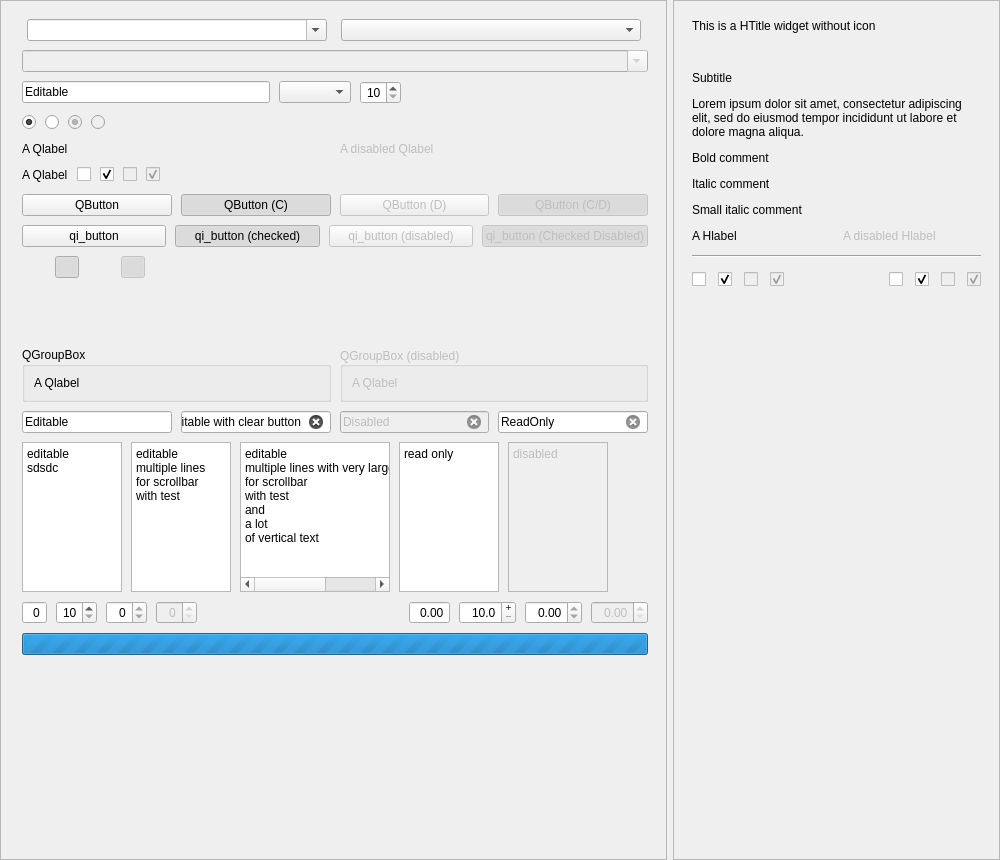
<?xml version="1.0" encoding="UTF-8"?>
<ui version="4.0">
 <class>MainWindow</class>
 <widget class="QMainWindow" name="MainWindow">
  <property name="geometry">
   <rect>
    <x>0</x>
    <y>0</y>
    <width>1000</width>
    <height>860</height>
   </rect>
  </property>
  <property name="windowTitle">
   <string>MainWindow</string>
  </property>
  <widget class="QWidget" name="centralwidget">
   <layout class="QHBoxLayout" name="horizontalLayout">
    <property name="leftMargin">
     <number>0</number>
    </property>
    <property name="topMargin">
     <number>0</number>
    </property>
    <property name="rightMargin">
     <number>0</number>
    </property>
    <property name="bottomMargin">
     <number>0</number>
    </property>
    <item>
     <widget class="QFrame" name="q_frame">
      <property name="frameShape">
       <enum>QFrame::Shape::StyledPanel</enum>
      </property>
      <property name="frameShadow">
       <enum>QFrame::Shadow::Raised</enum>
      </property>
      <layout class="QHBoxLayout" name="q_widgets_main_layout">
       <property name="spacing">
        <number>9</number>
       </property>
       <property name="leftMargin">
        <number>12</number>
       </property>
       <property name="topMargin">
        <number>18</number>
       </property>
       <property name="rightMargin">
        <number>18</number>
       </property>
       <property name="bottomMargin">
        <number>18</number>
       </property>
       <item>
        <widget class="Line" name="q_line">
         <property name="orientation">
          <enum>Qt::Orientation::Horizontal</enum>
         </property>
        </widget>
       </item>
       <item>
        <layout class="QVBoxLayout" name="q_widgets_sub_layout">
         <item>
          <layout class="QVBoxLayout" name="q_combobox_layout">
           <item>
            <layout class="QHBoxLayout" name="horizontalLayout_20">
             <item>
              <widget class="QComboBox" name="q_combobox_read_only">
               <property name="maximumSize">
                <size>
                 <width>300</width>
                 <height>16777215</height>
                </size>
               </property>
               <property name="editable">
                <bool>true</bool>
               </property>
              </widget>
             </item>
             <item>
              <widget class="QComboBox" name="q_combobox_rw">
               <property name="maximumSize">
                <size>
                 <width>300</width>
                 <height>16777215</height>
                </size>
               </property>
              </widget>
             </item>
            </layout>
           </item>
           <item>
            <widget class="QComboBox" name="q_combobox_disabled">
             <property name="enabled">
              <bool>false</bool>
             </property>
             <property name="editable">
              <bool>true</bool>
             </property>
            </widget>
           </item>
           <item>
            <layout class="QHBoxLayout" name="horizontalLayout_23">
             <item>
              <widget class="QLineEdit" name="q_lineedit_editable_3">
               <property name="text">
                <string>Editable</string>
               </property>
               <property name="clearButtonEnabled">
                <bool>false</bool>
               </property>
              </widget>
             </item>
             <item>
              <widget class="QComboBox" name="q_combobox_read_only_3">
               <property name="sizePolicy">
                <sizepolicy hsizetype="Fixed" vsizetype="Fixed">
                 <horstretch>0</horstretch>
                 <verstretch>0</verstretch>
                </sizepolicy>
               </property>
               <property name="maximumSize">
                <size>
                 <width>300</width>
                 <height>16777215</height>
                </size>
               </property>
              </widget>
             </item>
             <item>
              <widget class="QSpinBox" name="q_spinbox_rw_3">
               <property name="alignment">
                <set>Qt::AlignmentFlag::AlignRight|Qt::AlignmentFlag::AlignTrailing|Qt::AlignmentFlag::AlignVCenter</set>
               </property>
               <property name="minimum">
                <number>10</number>
               </property>
              </widget>
             </item>
             <item>
              <spacer name="horizontalSpacer_11">
               <property name="orientation">
                <enum>Qt::Orientation::Horizontal</enum>
               </property>
               <property name="sizeHint" stdset="0">
                <size>
                 <width>40</width>
                 <height>20</height>
                </size>
               </property>
              </spacer>
             </item>
            </layout>
           </item>
          </layout>
         </item>
         <item>
          <layout class="QHBoxLayout" name="horizontalLayout_3">
           <item>
            <widget class="QRadioButton" name="q_radiobutton_1">
             <property name="text">
              <string/>
             </property>
             <property name="checked">
              <bool>true</bool>
             </property>
             <attribute name="buttonGroup">
              <string notr="true">buttonGroup_3</string>
             </attribute>
            </widget>
           </item>
           <item>
            <widget class="QRadioButton" name="q_radiobutton_2">
             <property name="text">
              <string/>
             </property>
             <attribute name="buttonGroup">
              <string notr="true">buttonGroup_3</string>
             </attribute>
            </widget>
           </item>
           <item>
            <widget class="QRadioButton" name="q_radiobutton_disabled_1">
             <property name="enabled">
              <bool>false</bool>
             </property>
             <property name="text">
              <string/>
             </property>
             <property name="checked">
              <bool>true</bool>
             </property>
             <attribute name="buttonGroup">
              <string notr="true">buttonGroup_4</string>
             </attribute>
            </widget>
           </item>
           <item>
            <widget class="QRadioButton" name="q_radiobutton_disabled_2">
             <property name="enabled">
              <bool>false</bool>
             </property>
             <property name="text">
              <string/>
             </property>
             <attribute name="buttonGroup">
              <string notr="true">buttonGroup_4</string>
             </attribute>
            </widget>
           </item>
           <item>
            <spacer name="horizontalSpacer_2">
             <property name="orientation">
              <enum>Qt::Orientation::Horizontal</enum>
             </property>
             <property name="sizeHint" stdset="0">
              <size>
               <width>40</width>
               <height>20</height>
              </size>
             </property>
            </spacer>
           </item>
          </layout>
         </item>
         <item>
          <layout class="QHBoxLayout" name="horizontalLayout_7">
           <item>
            <widget class="QLabel" name="q_label">
             <property name="text">
              <string>A Qlabel</string>
             </property>
            </widget>
           </item>
           <item>
            <widget class="QLabel" name="q_label_disabled">
             <property name="enabled">
              <bool>false</bool>
             </property>
             <property name="text">
              <string>A disabled Qlabel</string>
             </property>
            </widget>
           </item>
          </layout>
         </item>
         <item>
          <layout class="QHBoxLayout" name="horizontalLayout_5">
           <item>
            <widget class="QLabel" name="q_label_checkbox">
             <property name="text">
              <string>A Qlabel</string>
             </property>
            </widget>
           </item>
           <item>
            <widget class="QCheckBox" name="q_checkbox">
             <property name="text">
              <string/>
             </property>
            </widget>
           </item>
           <item>
            <widget class="QCheckBox" name="q_checkbox_clicked">
             <property name="text">
              <string/>
             </property>
             <property name="checked">
              <bool>true</bool>
             </property>
            </widget>
           </item>
           <item>
            <widget class="QCheckBox" name="q_checkbox_disabled">
             <property name="enabled">
              <bool>false</bool>
             </property>
             <property name="text">
              <string/>
             </property>
            </widget>
           </item>
           <item>
            <widget class="QCheckBox" name="q_checkbox_disabled_clicked">
             <property name="enabled">
              <bool>false</bool>
             </property>
             <property name="text">
              <string/>
             </property>
             <property name="checked">
              <bool>true</bool>
             </property>
            </widget>
           </item>
           <item>
            <spacer name="horizontalSpacer_4">
             <property name="orientation">
              <enum>Qt::Orientation::Horizontal</enum>
             </property>
             <property name="sizeHint" stdset="0">
              <size>
               <width>40</width>
               <height>20</height>
              </size>
             </property>
            </spacer>
           </item>
          </layout>
         </item>
         <item>
          <layout class="QHBoxLayout" name="horizontalLayout_9">
           <item>
            <widget class="QPushButton" name="q_text_button">
             <property name="text">
              <string>QButton</string>
             </property>
            </widget>
           </item>
           <item>
            <widget class="QPushButton" name="q_text_button_checked">
             <property name="text">
              <string>QButton (C)</string>
             </property>
             <property name="checkable">
              <bool>true</bool>
             </property>
             <property name="checked">
              <bool>true</bool>
             </property>
            </widget>
           </item>
           <item>
            <widget class="QPushButton" name="q_text_button_disabled">
             <property name="enabled">
              <bool>false</bool>
             </property>
             <property name="text">
              <string>QButton (D)</string>
             </property>
            </widget>
           </item>
           <item>
            <widget class="QPushButton" name="q_text_button_checked_disabled">
             <property name="enabled">
              <bool>false</bool>
             </property>
             <property name="text">
              <string>QButton (C/D)</string>
             </property>
             <property name="checkable">
              <bool>true</bool>
             </property>
             <property name="checked">
              <bool>true</bool>
             </property>
            </widget>
           </item>
          </layout>
         </item>
         <item>
          <layout class="QHBoxLayout" name="horizontalLayout_19">
           <item>
            <widget class="QPushButton" name="q_text_icon_button">
             <property name="text">
              <string>qi_button</string>
             </property>
             <property name="icon">
              <iconset>
               <normaloff>../../../hwidgets/icons/gpu.png</normaloff>../../../hwidgets/icons/gpu.png</iconset>
             </property>
            </widget>
           </item>
           <item>
            <widget class="QPushButton" name="q_text_icon_button_checked">
             <property name="text">
              <string>qi_button (checked)</string>
             </property>
             <property name="icon">
              <iconset>
               <normaloff>../../../hwidgets/icons/gpu.png</normaloff>../../../hwidgets/icons/gpu.png</iconset>
             </property>
             <property name="checkable">
              <bool>true</bool>
             </property>
             <property name="checked">
              <bool>true</bool>
             </property>
             <property name="flat">
              <bool>false</bool>
             </property>
            </widget>
           </item>
           <item>
            <widget class="QPushButton" name="q_text_icon_button_disabled">
             <property name="enabled">
              <bool>false</bool>
             </property>
             <property name="text">
              <string>qi_button (disabled)</string>
             </property>
             <property name="icon">
              <iconset>
               <normaloff>../../../hwidgets/icons/gpu.png</normaloff>../../../hwidgets/icons/gpu.png</iconset>
             </property>
            </widget>
           </item>
           <item>
            <widget class="QPushButton" name="q_text_icon_button_disabled_checked">
             <property name="enabled">
              <bool>false</bool>
             </property>
             <property name="text">
              <string>qi_button (Checked Disabled)</string>
             </property>
             <property name="icon">
              <iconset>
               <normaloff>../../../hwidgets/icons/gpu.png</normaloff>../../../hwidgets/icons/gpu.png</iconset>
             </property>
             <property name="checkable">
              <bool>true</bool>
             </property>
             <property name="checked">
              <bool>true</bool>
             </property>
            </widget>
           </item>
          </layout>
         </item>
         <item>
          <layout class="QHBoxLayout" name="q_button_layout">
           <item>
            <widget class="QPushButton" name="q_button">
             <property name="sizePolicy">
              <sizepolicy hsizetype="Fixed" vsizetype="Fixed">
               <horstretch>0</horstretch>
               <verstretch>0</verstretch>
              </sizepolicy>
             </property>
             <property name="maximumSize">
              <size>
               <width>24</width>
               <height>24</height>
              </size>
             </property>
             <property name="text">
              <string/>
             </property>
             <property name="icon">
              <iconset>
               <normaloff>../../../hwidgets/icons/settings_FILL0_wght400_GRAD0_opsz24.png</normaloff>../../../hwidgets/icons/settings_FILL0_wght400_GRAD0_opsz24.png</iconset>
             </property>
             <property name="iconSize">
              <size>
               <width>24</width>
               <height>24</height>
              </size>
             </property>
             <property name="flat">
              <bool>true</bool>
             </property>
            </widget>
           </item>
           <item>
            <widget class="QPushButton" name="q_button_checked">
             <property name="maximumSize">
              <size>
               <width>24</width>
               <height>24</height>
              </size>
             </property>
             <property name="text">
              <string/>
             </property>
             <property name="icon">
              <iconset>
               <normaloff>../../../hwidgets/icons/settings_FILL0_wght400_GRAD0_opsz24.png</normaloff>../../../hwidgets/icons/settings_FILL0_wght400_GRAD0_opsz24.png</iconset>
             </property>
             <property name="iconSize">
              <size>
               <width>24</width>
               <height>24</height>
              </size>
             </property>
             <property name="checkable">
              <bool>true</bool>
             </property>
             <property name="checked">
              <bool>true</bool>
             </property>
             <property name="flat">
              <bool>true</bool>
             </property>
            </widget>
           </item>
           <item>
            <widget class="QPushButton" name="q_button_disabled">
             <property name="enabled">
              <bool>false</bool>
             </property>
             <property name="maximumSize">
              <size>
               <width>24</width>
               <height>24</height>
              </size>
             </property>
             <property name="text">
              <string/>
             </property>
             <property name="icon">
              <iconset>
               <normaloff>../../../hwidgets/icons/settings_FILL0_wght400_GRAD0_opsz24.png</normaloff>../../../hwidgets/icons/settings_FILL0_wght400_GRAD0_opsz24.png</iconset>
             </property>
             <property name="iconSize">
              <size>
               <width>24</width>
               <height>24</height>
              </size>
             </property>
             <property name="flat">
              <bool>true</bool>
             </property>
            </widget>
           </item>
           <item>
            <widget class="QPushButton" name="q_button_disabled_checked">
             <property name="enabled">
              <bool>false</bool>
             </property>
             <property name="maximumSize">
              <size>
               <width>24</width>
               <height>24</height>
              </size>
             </property>
             <property name="text">
              <string/>
             </property>
             <property name="icon">
              <iconset>
               <normaloff>../../../hwidgets/icons/settings_FILL0_wght400_GRAD0_opsz24.png</normaloff>../../../hwidgets/icons/settings_FILL0_wght400_GRAD0_opsz24.png</iconset>
             </property>
             <property name="iconSize">
              <size>
               <width>24</width>
               <height>24</height>
              </size>
             </property>
             <property name="checkable">
              <bool>true</bool>
             </property>
             <property name="checked">
              <bool>true</bool>
             </property>
             <property name="flat">
              <bool>true</bool>
             </property>
            </widget>
           </item>
           <item>
            <spacer name="q_button_spacer">
             <property name="orientation">
              <enum>Qt::Orientation::Horizontal</enum>
             </property>
             <property name="sizeHint" stdset="0">
              <size>
               <width>40</width>
               <height>20</height>
              </size>
             </property>
            </spacer>
           </item>
          </layout>
         </item>
         <item>
          <layout class="QHBoxLayout" name="horizontalLayout_22">
           <property name="bottomMargin">
            <number>60</number>
           </property>
          </layout>
         </item>
         <item>
          <layout class="QHBoxLayout" name="q_groupbox_layout">
           <item>
            <widget class="QGroupBox" name="q_groupbox">
             <property name="title">
              <string>QGroupBox</string>
             </property>
             <layout class="QVBoxLayout" name="verticalLayout_6">
              <item>
               <widget class="QLabel" name="q_label_groupbox">
                <property name="text">
                 <string>A Qlabel</string>
                </property>
               </widget>
              </item>
             </layout>
            </widget>
           </item>
           <item>
            <widget class="QGroupBox" name="q_groupbox_disabled">
             <property name="enabled">
              <bool>false</bool>
             </property>
             <property name="title">
              <string>QGroupBox (disabled)</string>
             </property>
             <property name="alignment">
              <set>Qt::AlignmentFlag::AlignLeading|Qt::AlignmentFlag::AlignLeft|Qt::AlignmentFlag::AlignVCenter</set>
             </property>
             <layout class="QVBoxLayout" name="verticalLayout_7">
              <item>
               <widget class="QLabel" name="q_label_groupbox_2">
                <property name="text">
                 <string>A Qlabel</string>
                </property>
               </widget>
              </item>
             </layout>
            </widget>
           </item>
          </layout>
         </item>
         <item>
          <layout class="QHBoxLayout" name="horizontalLayout_16">
           <item>
            <widget class="QLineEdit" name="q_lineedit_editable">
             <property name="text">
              <string>Editable</string>
             </property>
             <property name="clearButtonEnabled">
              <bool>false</bool>
             </property>
            </widget>
           </item>
           <item>
            <widget class="QLineEdit" name="q_lineedit_editable_clear_button">
             <property name="text">
              <string>Editable with clear button</string>
             </property>
             <property name="clearButtonEnabled">
              <bool>true</bool>
             </property>
            </widget>
           </item>
           <item>
            <widget class="QLineEdit" name="q_lineedit_disabled">
             <property name="enabled">
              <bool>false</bool>
             </property>
             <property name="text">
              <string>Disabled</string>
             </property>
             <property name="clearButtonEnabled">
              <bool>true</bool>
             </property>
            </widget>
           </item>
           <item>
            <widget class="QLineEdit" name="q_lineedit_read_only">
             <property name="text">
              <string>ReadOnly</string>
             </property>
             <property name="readOnly">
              <bool>true</bool>
             </property>
             <property name="clearButtonEnabled">
              <bool>true</bool>
             </property>
            </widget>
           </item>
          </layout>
         </item>
         <item>
          <layout class="QHBoxLayout" name="q_plaintextedit_layout">
           <item>
            <widget class="QPlainTextEdit" name="q_plaintextedit_editable">
             <property name="maximumSize">
              <size>
               <width>100</width>
               <height>150</height>
              </size>
             </property>
             <property name="plainText">
              <string>editable
sdsdc</string>
             </property>
            </widget>
           </item>
           <item>
            <widget class="QPlainTextEdit" name="q_plaintextedit_editable_vscrollbar">
             <property name="maximumSize">
              <size>
               <width>100</width>
               <height>150</height>
              </size>
             </property>
             <property name="plainText">
              <string>editable
multiple lines
for scrollbar
with test
</string>
             </property>
            </widget>
           </item>
           <item>
            <widget class="QPlainTextEdit" name="q_plaintextedit_editable_scrollbars">
             <property name="maximumSize">
              <size>
               <width>150</width>
               <height>150</height>
              </size>
             </property>
             <property name="lineWrapMode">
              <enum>QPlainTextEdit::LineWrapMode::NoWrap</enum>
             </property>
             <property name="plainText">
              <string>editable
multiple lines with very large text for hscrollbar
for scrollbar 
with test
and
a lot
of vertical text
</string>
             </property>
            </widget>
           </item>
           <item>
            <widget class="QPlainTextEdit" name="q_plaintextedit_readonly">
             <property name="maximumSize">
              <size>
               <width>100</width>
               <height>150</height>
              </size>
             </property>
             <property name="readOnly">
              <bool>true</bool>
             </property>
             <property name="plainText">
              <string>read only
</string>
             </property>
            </widget>
           </item>
           <item>
            <widget class="QPlainTextEdit" name="q_plaintextedit_disabled">
             <property name="enabled">
              <bool>false</bool>
             </property>
             <property name="maximumSize">
              <size>
               <width>100</width>
               <height>150</height>
              </size>
             </property>
             <property name="plainText">
              <string>disabled
</string>
             </property>
            </widget>
           </item>
           <item>
            <spacer name="horizontalSpacer_5">
             <property name="orientation">
              <enum>Qt::Orientation::Horizontal</enum>
             </property>
             <property name="sizeHint" stdset="0">
              <size>
               <width>40</width>
               <height>20</height>
              </size>
             </property>
            </spacer>
           </item>
          </layout>
         </item>
         <item>
          <layout class="QHBoxLayout" name="q_spinbox_layout">
           <item>
            <widget class="QSpinBox" name="q_spinbox_no_button">
             <property name="alignment">
              <set>Qt::AlignmentFlag::AlignRight|Qt::AlignmentFlag::AlignTrailing|Qt::AlignmentFlag::AlignVCenter</set>
             </property>
             <property name="buttonSymbols">
              <enum>QAbstractSpinBox::ButtonSymbols::NoButtons</enum>
             </property>
            </widget>
           </item>
           <item>
            <widget class="QSpinBox" name="q_spinbox_rw">
             <property name="alignment">
              <set>Qt::AlignmentFlag::AlignRight|Qt::AlignmentFlag::AlignTrailing|Qt::AlignmentFlag::AlignVCenter</set>
             </property>
             <property name="minimum">
              <number>10</number>
             </property>
            </widget>
           </item>
           <item>
            <widget class="QSpinBox" name="q_spinbox_ro">
             <property name="alignment">
              <set>Qt::AlignmentFlag::AlignRight|Qt::AlignmentFlag::AlignTrailing|Qt::AlignmentFlag::AlignVCenter</set>
             </property>
             <property name="readOnly">
              <bool>true</bool>
             </property>
            </widget>
           </item>
           <item>
            <widget class="QSpinBox" name="q_spinbox_disabled">
             <property name="enabled">
              <bool>false</bool>
             </property>
             <property name="alignment">
              <set>Qt::AlignmentFlag::AlignRight|Qt::AlignmentFlag::AlignTrailing|Qt::AlignmentFlag::AlignVCenter</set>
             </property>
            </widget>
           </item>
           <item>
            <spacer name="horizontalSpacer_7">
             <property name="orientation">
              <enum>Qt::Orientation::Horizontal</enum>
             </property>
             <property name="sizeHint" stdset="0">
              <size>
               <width>40</width>
               <height>20</height>
              </size>
             </property>
            </spacer>
           </item>
           <item>
            <widget class="QDoubleSpinBox" name="q_doublespinbox_nobutton">
             <property name="frame">
              <bool>true</bool>
             </property>
             <property name="alignment">
              <set>Qt::AlignmentFlag::AlignRight|Qt::AlignmentFlag::AlignTrailing|Qt::AlignmentFlag::AlignVCenter</set>
             </property>
             <property name="buttonSymbols">
              <enum>QAbstractSpinBox::ButtonSymbols::NoButtons</enum>
             </property>
            </widget>
           </item>
           <item>
            <widget class="QDoubleSpinBox" name="q_doublespinbox_rw">
             <property name="alignment">
              <set>Qt::AlignmentFlag::AlignRight|Qt::AlignmentFlag::AlignTrailing|Qt::AlignmentFlag::AlignVCenter</set>
             </property>
             <property name="buttonSymbols">
              <enum>QAbstractSpinBox::ButtonSymbols::PlusMinus</enum>
             </property>
             <property name="showGroupSeparator" stdset="0">
              <bool>false</bool>
             </property>
             <property name="decimals">
              <number>1</number>
             </property>
             <property name="minimum">
              <double>10.000000000000000</double>
             </property>
            </widget>
           </item>
           <item>
            <widget class="QDoubleSpinBox" name="q_doublespinbox_ro">
             <property name="alignment">
              <set>Qt::AlignmentFlag::AlignRight|Qt::AlignmentFlag::AlignTrailing|Qt::AlignmentFlag::AlignVCenter</set>
             </property>
             <property name="readOnly">
              <bool>true</bool>
             </property>
            </widget>
           </item>
           <item>
            <widget class="QDoubleSpinBox" name="q_doublespinbox_disabled">
             <property name="enabled">
              <bool>false</bool>
             </property>
             <property name="alignment">
              <set>Qt::AlignmentFlag::AlignRight|Qt::AlignmentFlag::AlignTrailing|Qt::AlignmentFlag::AlignVCenter</set>
             </property>
            </widget>
           </item>
          </layout>
         </item>
         <item>
          <layout class="QHBoxLayout" name="horizontalLayout_11">
           <property name="bottomMargin">
            <number>60</number>
           </property>
           <item>
            <widget class="QProgressBar" name="q_indeterminate_progress">
             <property name="maximum">
              <number>0</number>
             </property>
             <property name="value">
              <number>0</number>
             </property>
            </widget>
           </item>
          </layout>
         </item>
         <item>
          <spacer name="verticalSpacer">
           <property name="orientation">
            <enum>Qt::Orientation::Vertical</enum>
           </property>
           <property name="sizeHint" stdset="0">
            <size>
             <width>20</width>
             <height>5</height>
            </size>
           </property>
          </spacer>
         </item>
        </layout>
       </item>
      </layout>
     </widget>
    </item>
    <item>
     <widget class="QFrame" name="h_frame">
      <property name="frameShape">
       <enum>QFrame::Shape::StyledPanel</enum>
      </property>
      <property name="frameShadow">
       <enum>QFrame::Shadow::Raised</enum>
      </property>
      <layout class="QHBoxLayout" name="horizontalLayout_10">
       <property name="spacing">
        <number>12</number>
       </property>
       <property name="leftMargin">
        <number>18</number>
       </property>
       <property name="topMargin">
        <number>18</number>
       </property>
       <property name="rightMargin">
        <number>18</number>
       </property>
       <property name="bottomMargin">
        <number>18</number>
       </property>
       <item>
        <layout class="QVBoxLayout" name="main_layout">
         <item>
          <layout class="QVBoxLayout" name="titles_layout">
           <item>
            <widget class="QLabel" name="h_title">
             <property name="text">
              <string>This is a HTitle widget without icon</string>
             </property>
            </widget>
           </item>
           <item>
            <widget class="QLabel" name="h_title_icon">
             <property name="text">
              <string/>
             </property>
             <property name="pixmap">
              <pixmap>../../../hwidgets/icons/gpu.png</pixmap>
             </property>
            </widget>
           </item>
          </layout>
         </item>
         <item>
          <layout class="QVBoxLayout" name="verticalLayout">
           <item>
            <widget class="QLabel" name="h_subtitles">
             <property name="text">
              <string>Subtitle</string>
             </property>
            </widget>
           </item>
           <item>
            <widget class="QLabel" name="h_description">
             <property name="text">
              <string>Lorem ipsum dolor sit amet, consectetur adipiscing elit, sed do eiusmod tempor incididunt ut labore et dolore magna aliqua.</string>
             </property>
             <property name="wordWrap">
              <bool>true</bool>
             </property>
            </widget>
           </item>
           <item>
            <widget class="QLabel" name="h_comment_bold">
             <property name="text">
              <string>Bold comment</string>
             </property>
             <property name="wordWrap">
              <bool>true</bool>
             </property>
            </widget>
           </item>
           <item>
            <widget class="QLabel" name="h_comment_italic">
             <property name="text">
              <string>Italic comment</string>
             </property>
             <property name="wordWrap">
              <bool>true</bool>
             </property>
            </widget>
           </item>
           <item>
            <widget class="QLabel" name="h_comment_small_italic">
             <property name="text">
              <string>Small italic comment</string>
             </property>
             <property name="wordWrap">
              <bool>true</bool>
             </property>
            </widget>
           </item>
          </layout>
         </item>
         <item>
          <layout class="QHBoxLayout" name="labels_layout">
           <item>
            <widget class="QLabel" name="h_label">
             <property name="text">
              <string>A Hlabel</string>
             </property>
            </widget>
           </item>
           <item>
            <widget class="QLabel" name="h_label_disabled">
             <property name="enabled">
              <bool>false</bool>
             </property>
             <property name="text">
              <string>A disabled Hlabel</string>
             </property>
            </widget>
           </item>
          </layout>
         </item>
         <item>
          <widget class="Line" name="h_divider">
           <property name="orientation">
            <enum>Qt::Orientation::Horizontal</enum>
           </property>
          </widget>
         </item>
         <item>
          <layout class="QHBoxLayout" name="horizontalLayout_4">
           <item>
            <widget class="QCheckBox" name="h_checkbox">
             <property name="text">
              <string/>
             </property>
            </widget>
           </item>
           <item>
            <widget class="QCheckBox" name="h_checkbox_clicked">
             <property name="text">
              <string/>
             </property>
             <property name="checked">
              <bool>true</bool>
             </property>
            </widget>
           </item>
           <item>
            <widget class="QCheckBox" name="h_checkbox_disabled">
             <property name="enabled">
              <bool>false</bool>
             </property>
             <property name="text">
              <string/>
             </property>
            </widget>
           </item>
           <item>
            <widget class="QCheckBox" name="h_checkbox_disabled_clicked">
             <property name="enabled">
              <bool>false</bool>
             </property>
             <property name="text">
              <string/>
             </property>
             <property name="checked">
              <bool>true</bool>
             </property>
            </widget>
           </item>
           <item>
            <spacer name="horizontalSpacer_3">
             <property name="orientation">
              <enum>Qt::Orientation::Horizontal</enum>
             </property>
             <property name="sizeHint" stdset="0">
              <size>
               <width>40</width>
               <height>20</height>
              </size>
             </property>
            </spacer>
           </item>
           <item>
            <widget class="QCheckBox" name="h_switch">
             <property name="text">
              <string/>
             </property>
            </widget>
           </item>
           <item>
            <widget class="QCheckBox" name="h_switch_checked">
             <property name="text">
              <string/>
             </property>
             <property name="checked">
              <bool>true</bool>
             </property>
            </widget>
           </item>
           <item>
            <widget class="QCheckBox" name="h_switch_disabled">
             <property name="enabled">
              <bool>false</bool>
             </property>
             <property name="text">
              <string/>
             </property>
             <property name="checkable">
              <bool>true</bool>
             </property>
            </widget>
           </item>
           <item>
            <widget class="QCheckBox" name="h_switch_disabled_checked">
             <property name="enabled">
              <bool>false</bool>
             </property>
             <property name="text">
              <string/>
             </property>
             <property name="checked">
              <bool>true</bool>
             </property>
            </widget>
           </item>
          </layout>
         </item>
         <item>
          <spacer name="verticalSpacer_2">
           <property name="orientation">
            <enum>Qt::Orientation::Vertical</enum>
           </property>
           <property name="sizeHint" stdset="0">
            <size>
             <width>20</width>
             <height>5</height>
            </size>
           </property>
          </spacer>
         </item>
        </layout>
       </item>
      </layout>
     </widget>
    </item>
   </layout>
  </widget>
 </widget>
 <resources/>
 <connections/>
 <buttongroups>
  <buttongroup name="buttonGroup_4"/>
  <buttongroup name="buttonGroup_3"/>
 </buttongroups>
</ui>
